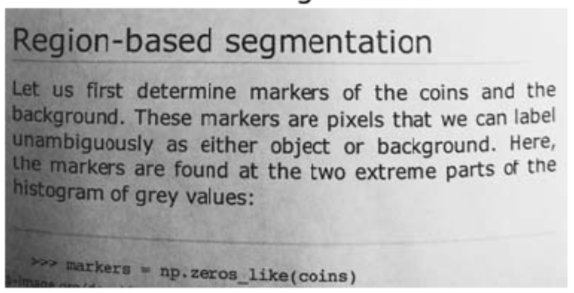
#> input picture M6_Computer_Vision/05. Edge detection, perspective transform and Morphological transformations/img/t1.png, 574 x 293 px
$ jupyter execute 'Morphological Transformations.ipynb'   (shell and % lines are left out)
#> lines starting #> are read from the running program, lines starting #| are printed output that depends on the picture
# Computer Vision Morphological Transformations

[cell 1]
import cv2
import numpy as np
import matplotlib.pyplot as plt

## Dilation

[cell 2]
# Create a simple 3 by 3 kernel of ones with numpy
kernel = np.ones((3, 3), np.uint8)

kernel

[cell 3]
# Load an image, threshold it (binary_inverse) and apply dilation with openCV, try different number of iterations
text = cv2.imread('./img/t1.png')
#> text is the input picture: shape (293, 574, 3); mean B, G, R 176.7, 176.7, 176.7

[cell 4]
_, thresh = cv2.threshold(text, 128, 255, cv2.THRESH_BINARY_INV)
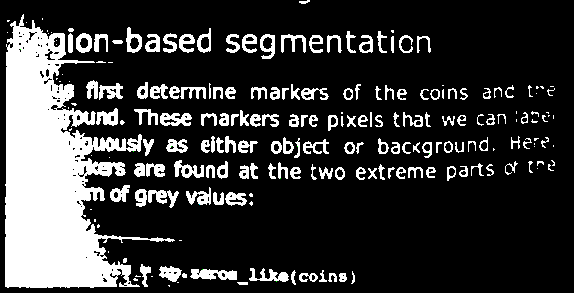
#> thresh: shape (293, 574, 3); mean B, G, R 54.1, 54.2, 54.1


for i in range(5):
    dilated = cv2.dilate(thresh, kernel, iterations=i+1)
    plt.figure(figsize = (10,10))
    plt.imshow(dilated);
    plt.title(f'Iterations: {i+1}')
#> this loop made 5 passes
#> pass 1, `dilated = cv2.dilate(thresh, kernel, iterations=i+1)`:
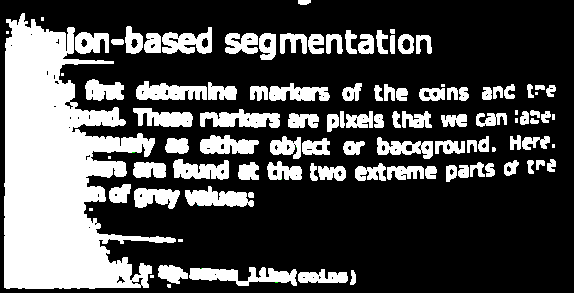
#> dilated: shape (293, 574, 3); mean B, G, R 77.2, 77.2, 77.2
#> pass 2, `dilated = cv2.dilate(thresh, kernel, iterations=i+1)`:
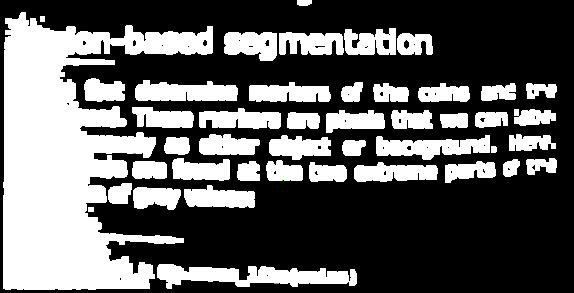
#> dilated: shape (293, 574, 3); mean B, G, R 95.4, 95.4, 95.4
#> pass 3, `dilated = cv2.dilate(thresh, kernel, iterations=i+1)`:
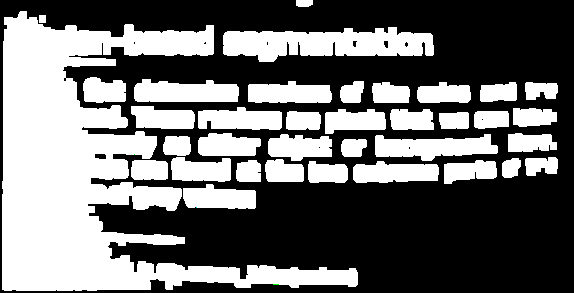
#> dilated: shape (293, 574, 3); mean B, G, R 109.6, 109.6, 109.6
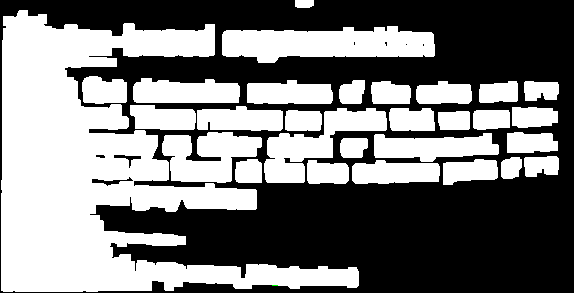
#> shown: shape (293, 574, 3); mean R, G, B 122.5, 122.5, 122.5
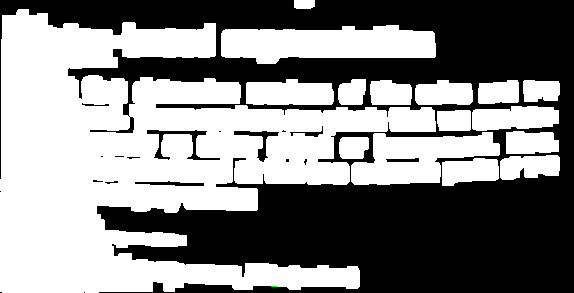
#> shown: shape (293, 574, 3); mean R, G, B 134.7, 134.7, 134.7

$ run again, with M6_Computer_Vision/05. Edge detection, perspective transform and Morphological transformations/img/t2.png copied over M6_Computer_Vision/05. Edge detection, perspective transform and Morphological transformations/img/t1.png
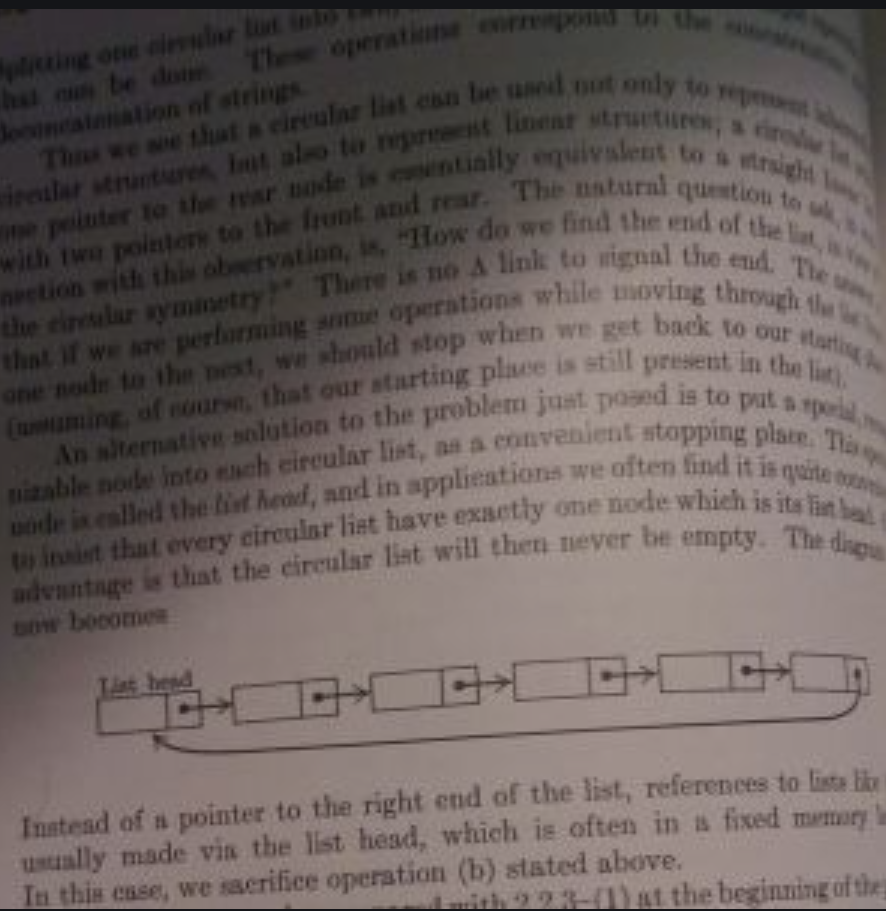
#> input picture M6_Computer_Vision/05. Edge detection, perspective transform and Morphological transformations/img/t2.png, 886 x 911 px
#> text is the input picture: shape (911, 886, 3); mean B, G, R 94.2, 97, 107
#> the loop `for i in range(5):` made 5 passes
#> pass 1, `dilated = cv2.dilate(thresh, kernel, iterations=i+1)`:
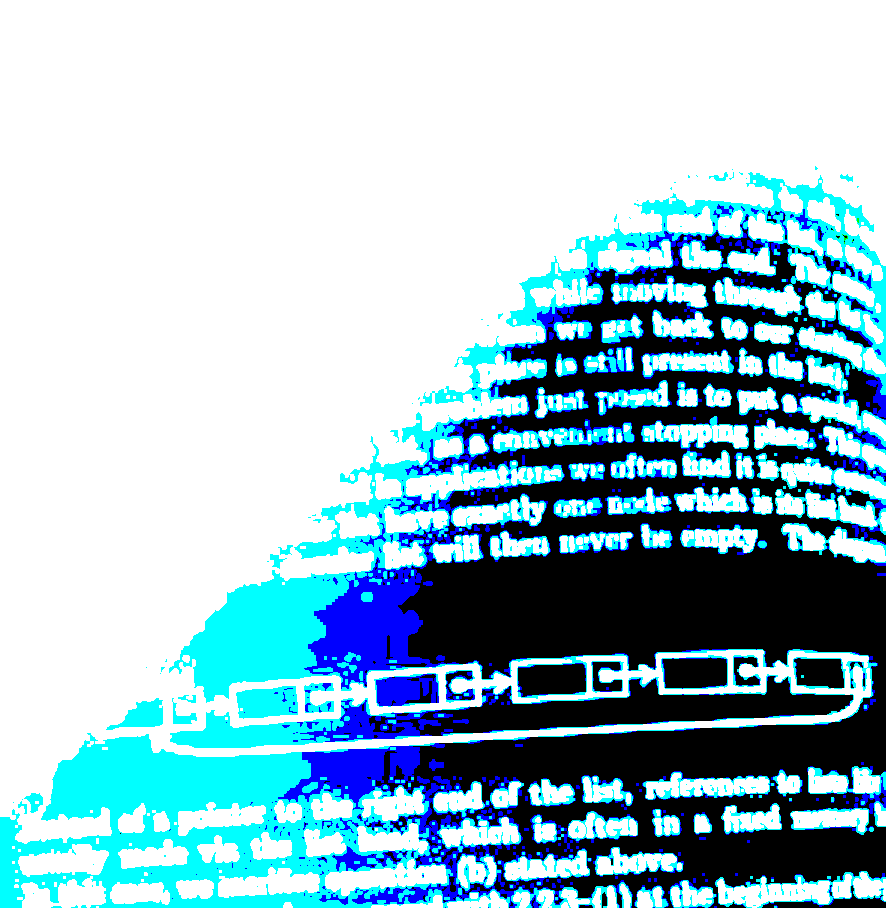
#> dilated: shape (911, 886, 3); mean B, G, R 203.7, 191.6, 158.5
#> `[cell 4] _, thresh = cv2.threshold(text, 128, 255, cv2.THRESH_BINARY_I..`:
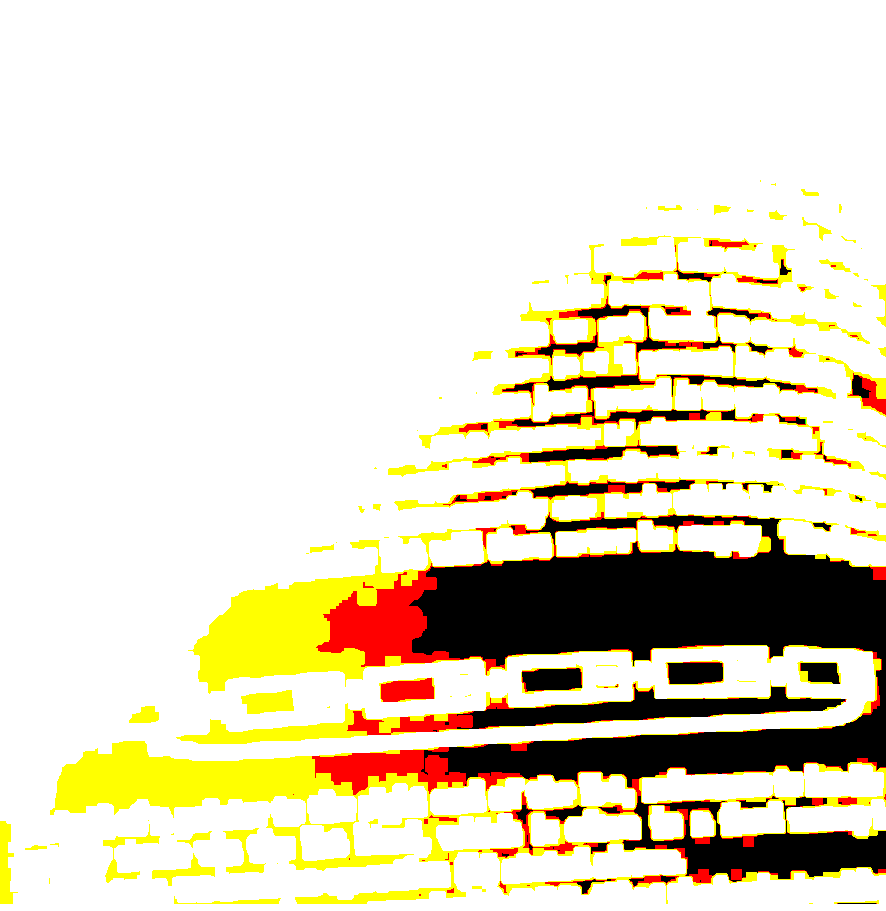
#> shown: shape (911, 886, 3); mean R, G, B 227.1, 219.4, 197.5
